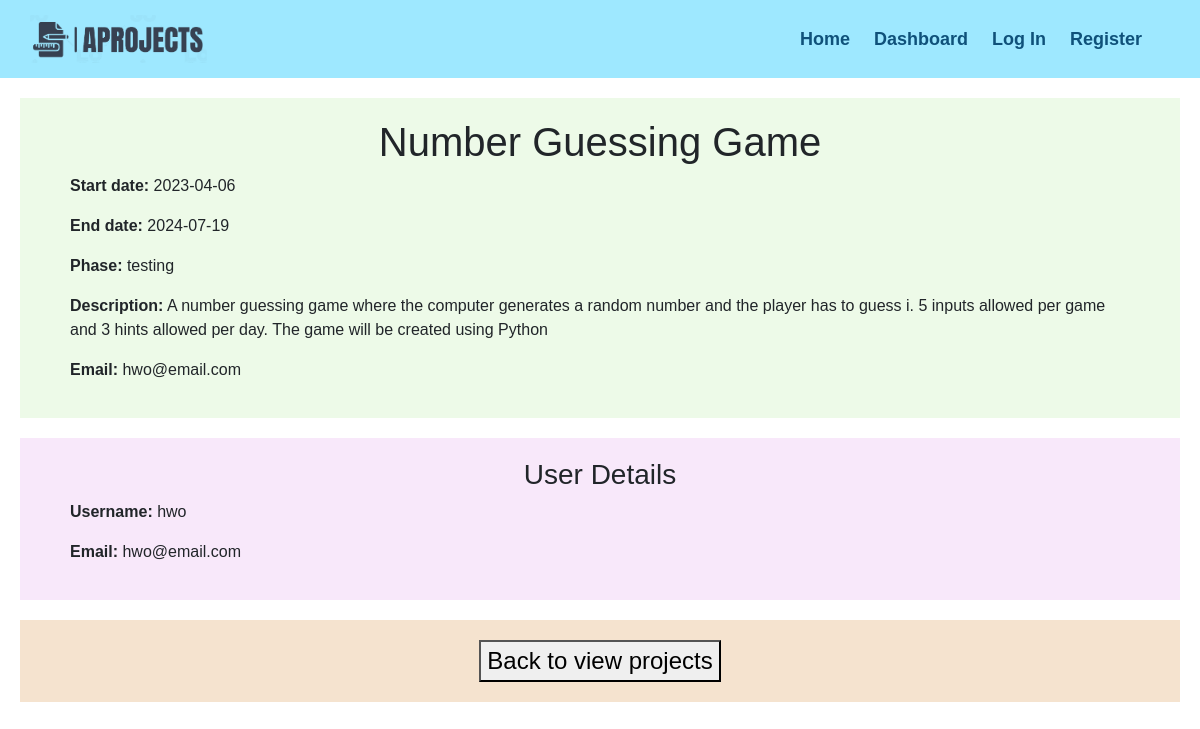
Screenshot of /projectdetails.php?pid=2 with the database file from the repository.
### tables this page shows
CREATE TABLE `projects` (
  `pid` int UNSIGNED NOT NULL,
  `title` varchar(100) NOT NULL,
  `start_date` date DEFAULT NULL,
  `end_date` date DEFAULT NULL,
  `phase` enum('design','development','testing','deployment','complete') DEFAULT NULL,
  `description` varchar(500) DEFAULT NULL,
  `uid` int UNSIGNED NOT NULL
);

CREATE TABLE `users` (
  `uid` int UNSIGNED NOT NULL,
  `username` varchar(255) NOT NULL,
  `password` varchar(255) NOT NULL,
  `email` varchar(255) NOT NULL
);

### projectdetails.php (the view, shortened to what this page needs)
<!DOCTYPE html>
<html lang="en">
<head>
    <link href="https://cdn.jsdelivr.net/npm/bootstrap@5.3.0-alpha1/dist/css/bootstrap.min.css" rel="stylesheet"
 />
    <link rel="stylesheet" type="text/css" href="css/style2.css" />
</head>
<body>
    <header id="main-header">
        <div id="logo">
            <img src="img/Topleft-logo.png" alt="TopLeft Logo" style="width: 40%; height: auto" />
        </div>
        <nav class="navigation-container">
            <ul class="navigation">
                <li><a href="projectlist.php">Home</a></li>
                <li><a href="dashboard.php">Dashboard</a></li>
                <li><a href="login.php">Log In</a></li>
                <li><a href="register.php">Register</a></li>
            </ul>
        </nav>
    </header>
    <?php
    require_once("connectdb.php");
    if (isset($_GET['pid'])) {
        $pid = $_GET['pid'];
        $query = "SELECT * FROM projects WHERE pid=?";
        $stmt = $db->prepare($query);
        $stmt->execute([$pid]);
        $project = $stmt->fetch(PDO::FETCH_ASSOC);
    } else {
        echo "<p class='errorbox'>Invalid project ID</p>";
        exit;
    }
    $uquery = "SELECT * FROM users WHERE uid=?";
    $ustmt = $db->prepare($uquery);
    $ustmt->execute([$project['uid']]);
    $urow = $ustmt->fetch(PDO::FETCH_ASSOC);
    ?>
    <div class="prodesc">
        <h1>
            <?php echo $project['title']; ?>
        </h1>
        <p><strong>Start date:</strong>
            <?php echo $project['start_date']; ?>
        </p>
        <p><strong>End date:</strong>
            <?php echo $project['end_date']; ?>
        </p>
        <p><strong>Phase:</strong>
            <?php echo $project['phase']; ?>
        </p>
        <p><strong>Description:</strong>
            <?php echo $project['description']; ?>
        </p>
        <p><strong>Email:</strong>
            <?php echo $urow['email'];
            ; ?>
        </p>
    </div>
    <div class="userprodesc">
        <h3>
            User Details
        </h3>
        <p><strong>Username:</strong>
            <?php echo $urow['username']; ?>
        </p>
        <p><strong>Email:</strong>
            <?php echo $urow['email']; ?>
        </p>
    </div>
    <div class="viewback">
        <a href="projectlist.php"><button> Back to view projects </button></a>
    </div>
</body>
</html>

### css/style2.css (style rules this page uses)
#main-header { display: flex; align-items: center; padding: 15px 50px 50px 30px; padding-bottom: 15px; justify-content: space-between; width: 100%; flex-wrap: wrap; margin: 0 auto; background-color: #9ee8ff; }
.navigation, .navigation * { margin: 0; padding: 0; list-style: none; }
.navigation li { position: relative; white-space: nowrap; float: left; margin-left: 8px; }
.navigation a { padding: 8px; text-decoration: none; display: inline-block; color: rgb(15, 81, 122); font-family: "Raleway", sans-serif; font-weight: 600; font-size: 18px; outline: none; }
.navigation > li > a:before { content: ""; position: absolute; width: 0; height: 2px; bottom: 0; left: 0; visibility: hidden; transition: all 1s ease-in-out 0s; visibility: visible; width: 100%; }
.prodesc { font-family: Arial, sans-serif; align-items: center; align-content: center; text-align: center; padding: 20px 50px; margin: 20px; background-color: rgb(237, 250, 232); }
.prodesc p { align-items: left; align-content: left; text-align: left; }
.prodesc h1 { align-items: center; align-content: center; text-align: center; }
.userprodesc { font-family: Arial, sans-serif; align-items: center; align-content: center; text-align: center; padding: 20px 50px; margin: 20px; background-color: rgb(248, 232, 250); }
.userprodesc p { align-items: left; align-content: left; text-align: left; }

### projectdetails.php (style rules this page uses)
.viewback { font-family: Arial, sans-serif; font-size: x-large; align-items: center; align-content: center; text-align: center; padding: 20px 50px; margin: 20px; background-color: rgb(245, 227, 207); }

### rows the page displays
projects: title "Number Guessing Game", start_date "2023-04-06", end_date "2024-07-19", phase "testing", description "A number guessing game where the computer generates a random number and the player has to guess i. 5 inputs allowed per game and 3 hints allowed per day. The game will be created using Python"
users: email "hwo@email.com", username "hwo"
